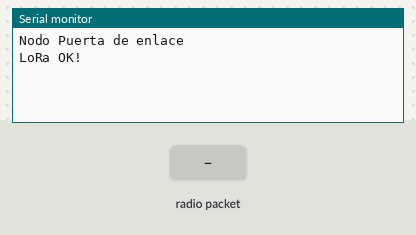
Bench run of a sketch on a simulated Arduino Uno, built with avr-gcc and run on an emulated ATmega328P. Parts: the last lines printed to the serial monitor. Inputs (shaded band) come from the test bench. No radio packets arrive unless stated.

Above: at 1.2 s.
1.3 s: radio packet "1" arrives
At 2.9 s:
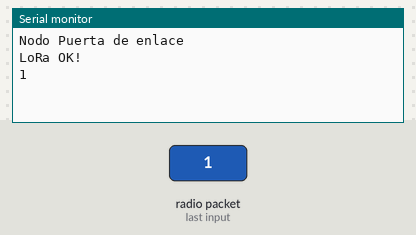
3.8 s: radio packet "0" arrives
At 5.2 s:
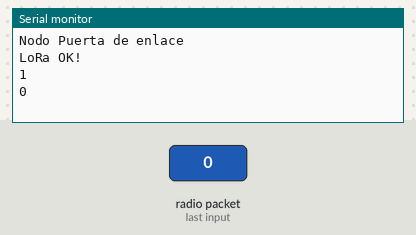
5.3 s: radio packet "2" arrives
At 7.1 s:
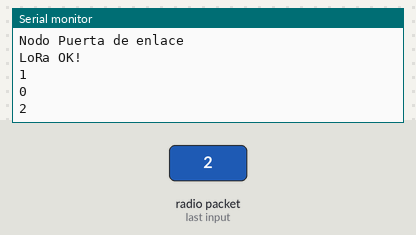

Measured:
- after the input at 1.3 s, the serial monitor: prints a new line after 1.0 s (image 1)
- after the input at 3.8 s, the serial monitor: prints a new line after 1.0 s (image 2)
- after the input at 5.3 s, the serial monitor: prints a new line after 1.0 s (image 3)

The sketch:

Receiver_3.ino
```cpp
#include <SPI.h>
#include <LoRa.h>

#define ss 5
#define rst 14
#define dio0 2


void setup() {
  Serial.begin(9600);
  Serial.println("Nodo Puerta de enlace");

  LoRa.setPins(ss,rst,dio0);
  if (!LoRa.begin(915E6)) {
    Serial.println("Error al iniciar!");
    while (1);
  }

   // contraseña
  LoRa.setSyncWord(0xF3);
  Serial.println("LoRa OK!");
}

void loop() {
  String LoRaData;
  int packetSize = LoRa.parsePacket();
  if (packetSize) {
    while (LoRa.available()) {
      LoRaData.concat(LoRa.readString());
    }
    Serial.println(LoRaData);
  }
}
```
